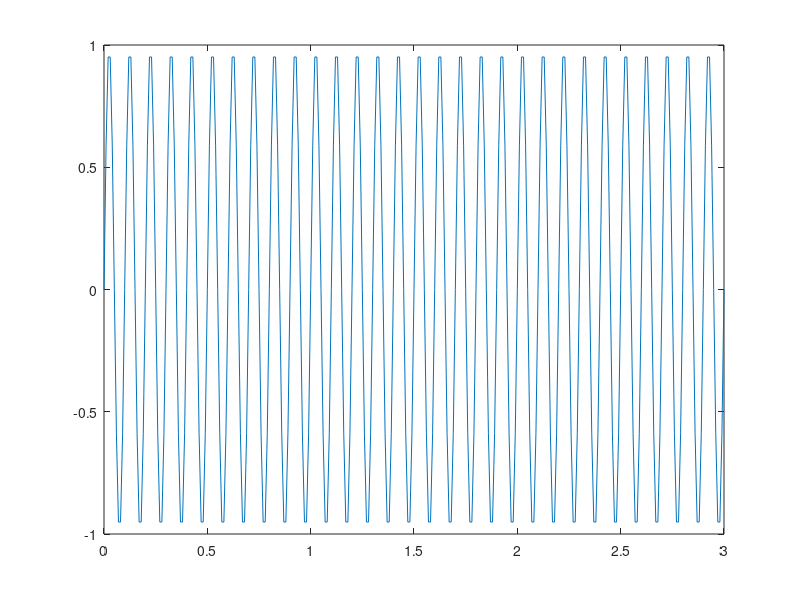
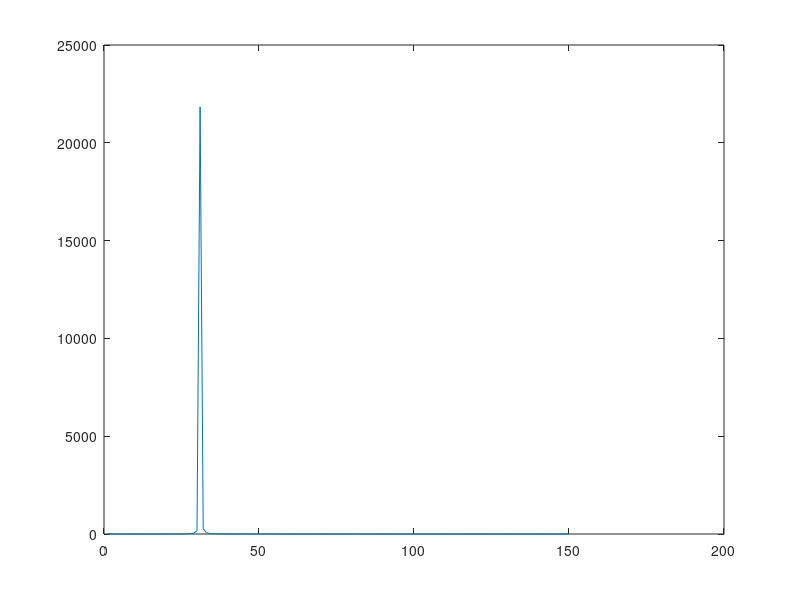
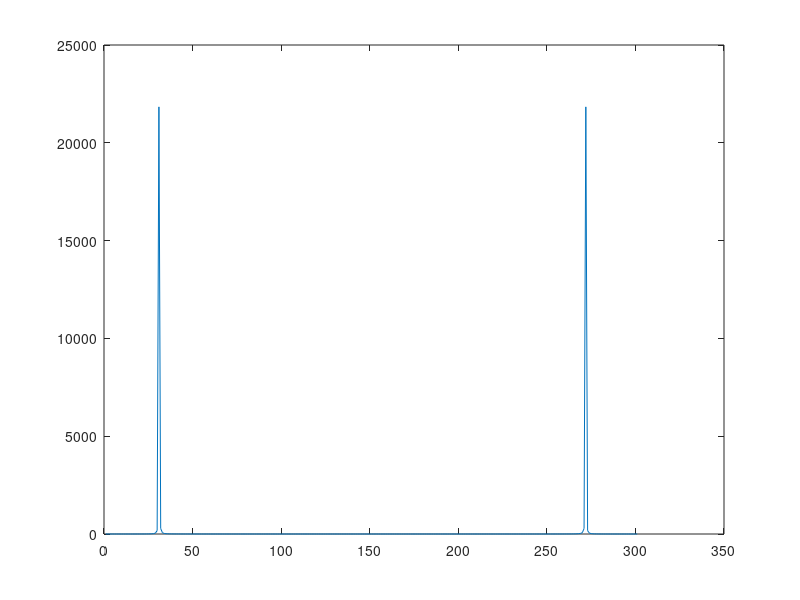

Reproduce these figures in MATLAB, in order.
t=0:0.01:3;
fs=1/0.01;
fd=fs/300;
signal1=sin(2*pi*10*t);
figure(1)
plot(t,signal1)

y=fft(signal1);
power=abs(y).^2
figure(3)
plot(power)
n=length(y);
freq=linspace(0,fs/2,floor(n/2))
power=abs(y(1:floor(n/2))).^2 
figure(2)
plot(power)